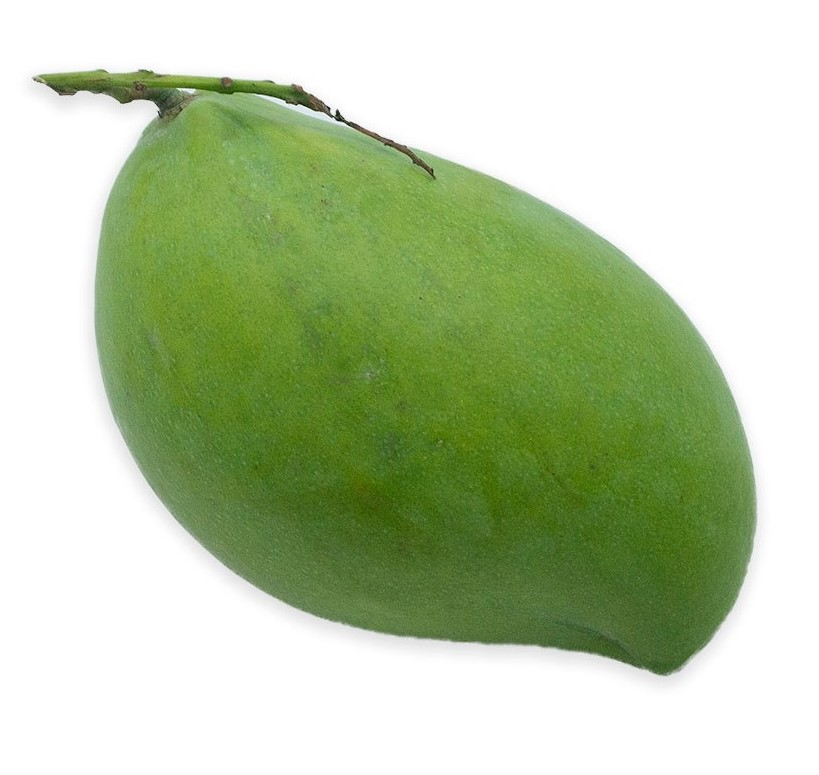
%> input picture datain/1.jpg, 819 x 775 px
$ octave thanhpham.m   (GNU Octave 9; MATLAB toolbox functions it lacks are replaced by stand-ins)
%> lines starting %> are read from the running program, lines starting %| are printed output that depends on the picture; in (x1, y1, x2, y2) boxes, pixels count from 0 and x2, y2 are one past the last pixel; in counts of white or black regions, pixels touching at a corner belong together; the program's own positions count from 1
clc
clear ALL
format long
%tien xu ly
A=imread("C:\project\input\1.jpg");  %anh
%> A is the input picture: size 775x819x3 uint8; mean R, G, B 185.7, 201.9, 167
b=rgb2gray(A);
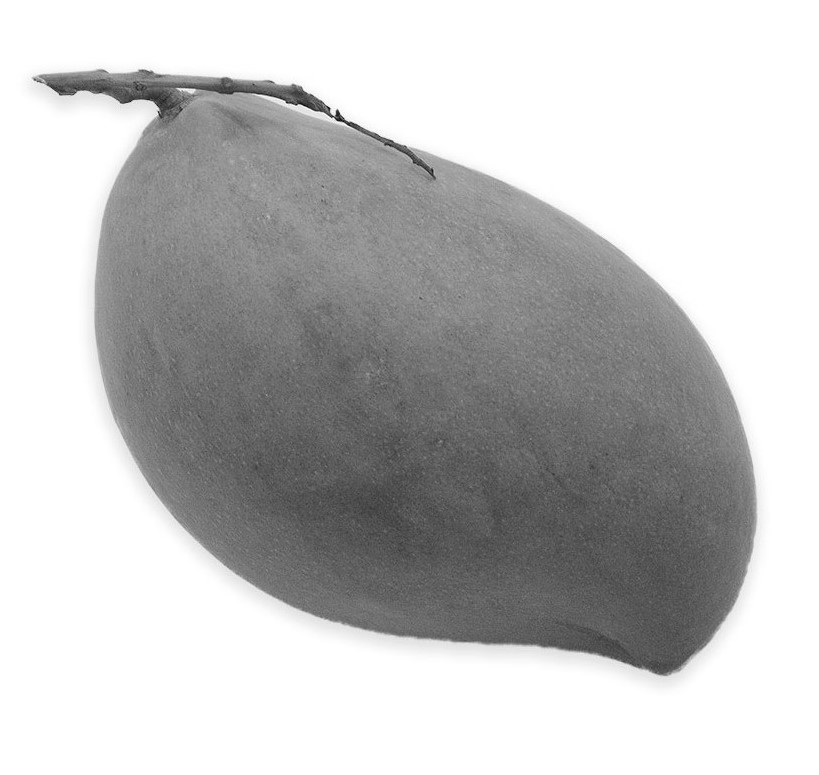
%> b: size 775x819 uint8; min 8, max 255, mean 193.1
w = graythresh(b);
%> w = 0.725
c= imbinarize(b,w);
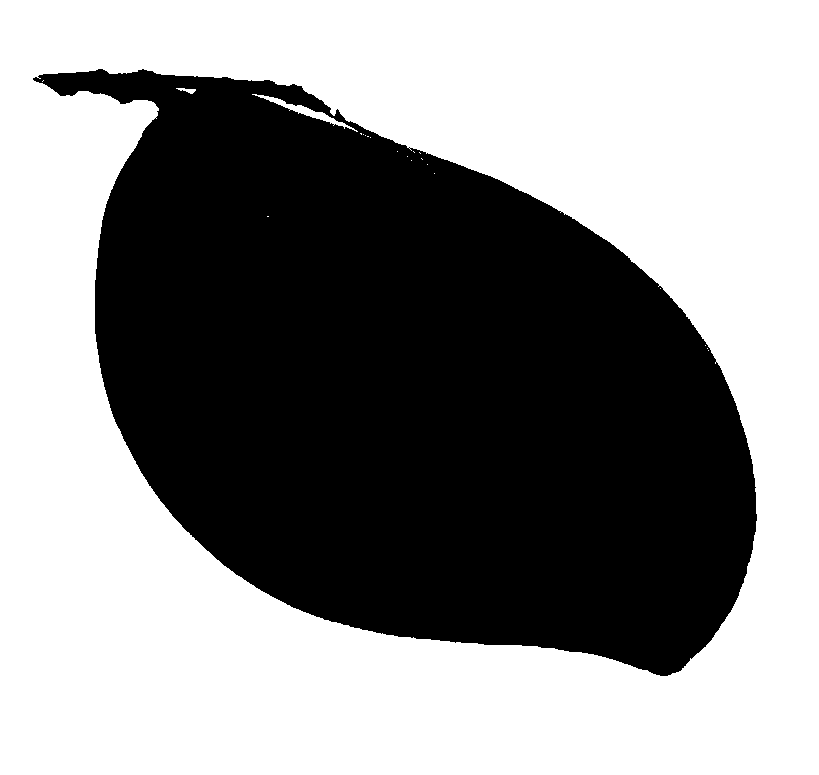
%> c: size 775x819 logical; 55.6% white; 1 black region, box (x1, y1, x2, y2) and area: (33, 69, 757, 676) 281538
h=size(c)
%> h = [775 819]
 for k=1:h(1)
      for j=1:h(2)
          if c(k,j) >= 1
              c(k,j)=0;

          else c(k,j)=256;
          end
      end
 end

 %trich dang trung Hu

image=c/255;
image=im2double(image);

[height, width] = size(image);
%> height = 775; width = 819

xgrid = repmat((-floor(height/2):1:ceil(height/2)-1)',1,width);
ygrid = repmat(-floor(width/2):1:ceil(width/2)-1,height,1);

%> (the run ends here)

$ run again, with datain/10.jpg copied over datain/1.jpg
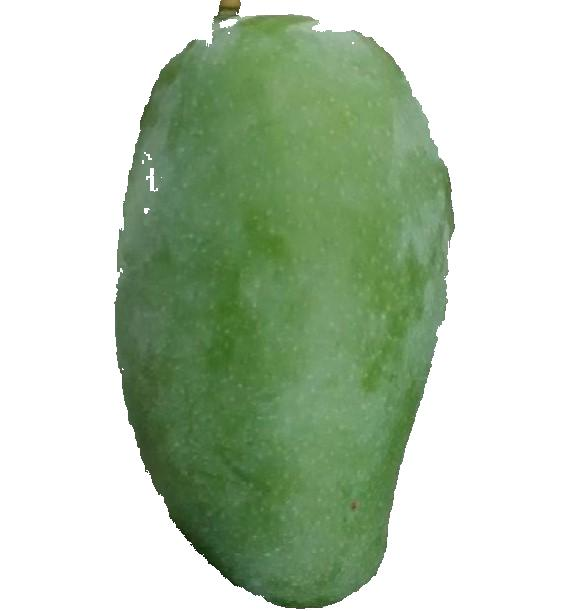
%> input picture datain/10.jpg, 569 x 611 px
%> A is the input picture: size 611x569x3 uint8; mean R, G, B 183.3, 200.3, 177.8
%> `b=rgb2gray(A);`:
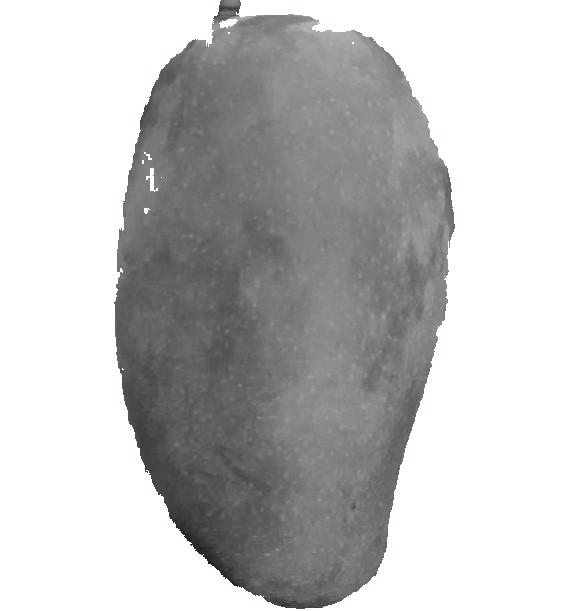
%> b: size 611x569 uint8; min 8, max 255, mean 192.6
%> w = 0.725
%> `c= imbinarize(b,w);`:
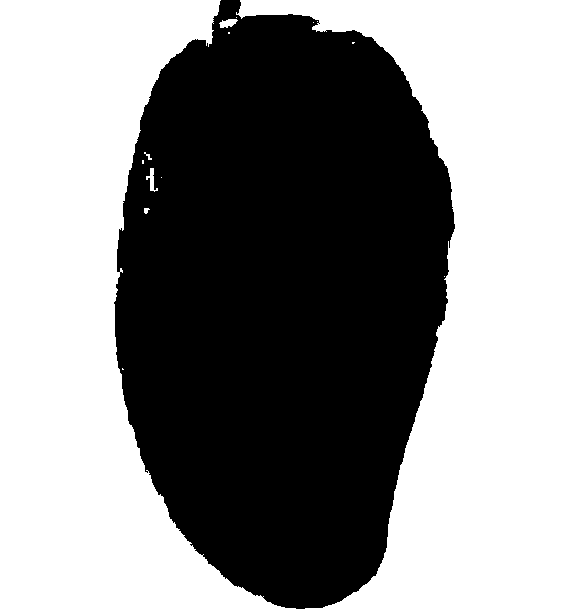
%> c: size 611x569 logical; 54.9% white; 1 black region, box (x1, y1, x2, y2) and area: (114, 0, 455, 609) 156788

$ run again, with datain/100.jpg copied over datain/1.jpg
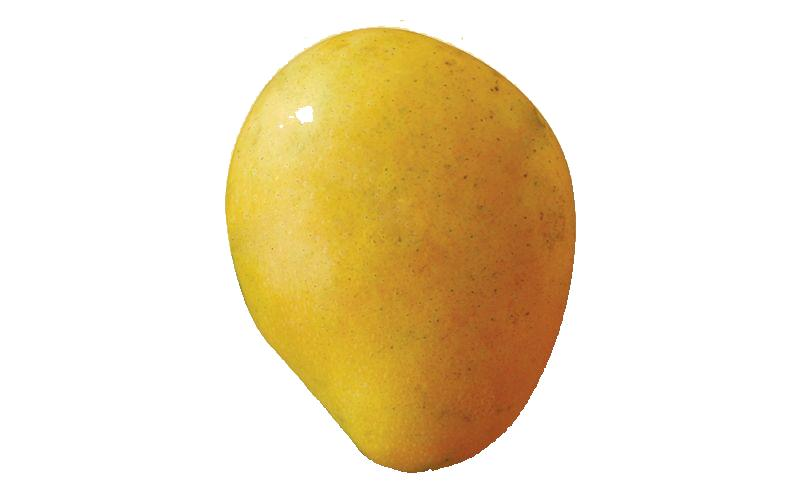
%> input picture datain/100.jpg, 800 x 500 px
%> A is the input picture: size 500x800x3 uint8; mean R, G, B 238.9, 224.2, 194.6
%> `b=rgb2gray(A);`:
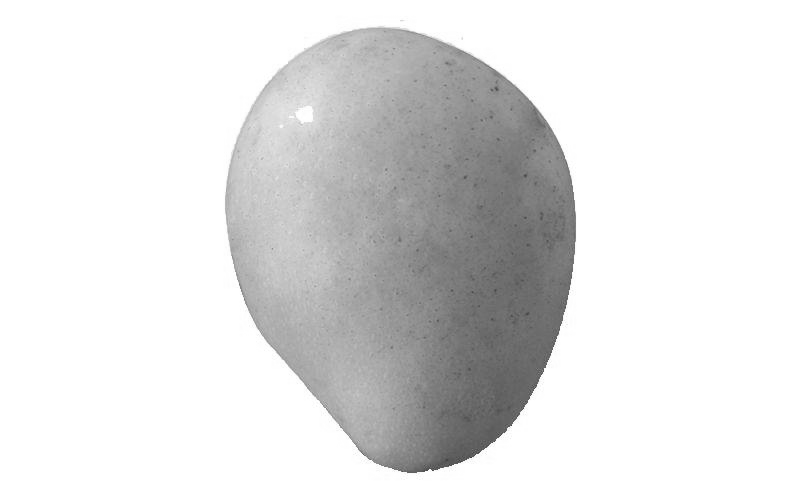
%> b: size 500x800 uint8; min 59, max 255, mean 225.2
%> w = 0.788
%> `c= imbinarize(b,w);`:
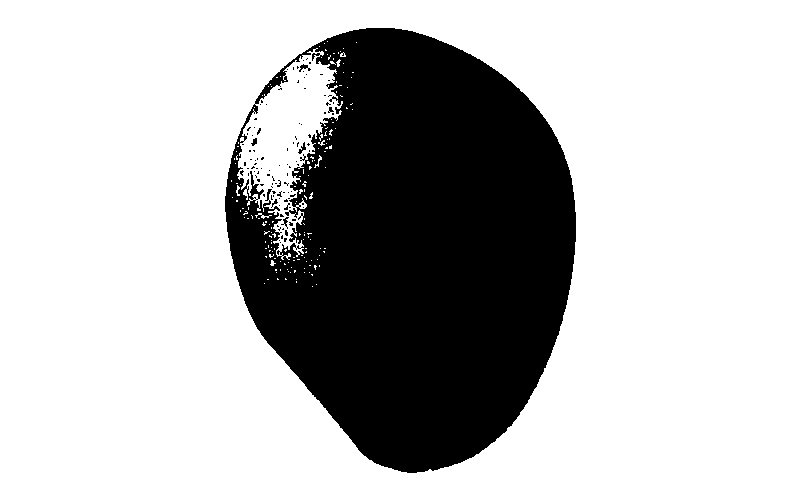
%> c: size 500x800 logical; 73% white; 107 black regions (100 under 20 px), largest, box (x1, y1, x2, y2) and area: (225, 28, 576, 473) 107295, (299, 64, 311, 72) 41, (298, 142, 306, 154) 38

$ run again, with datain/11.jpg copied over datain/1.jpg
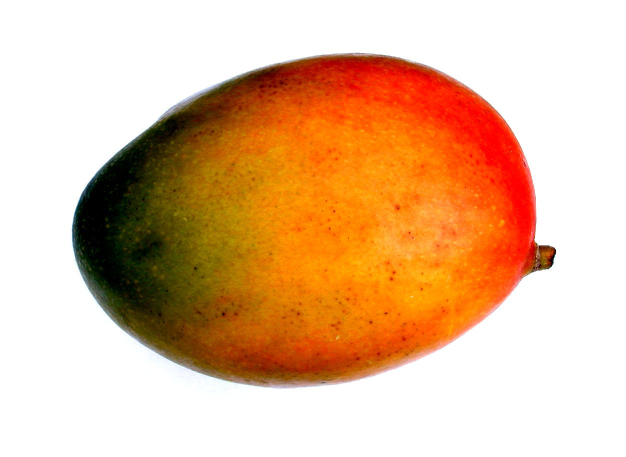
%> input picture datain/11.jpg, 1251 x 913 px (shown at 1/2 size)
%> A is the input picture: size 913x1251x3 uint8; mean R, G, B 227, 186.5, 152.2
%> `b=rgb2gray(A);`:
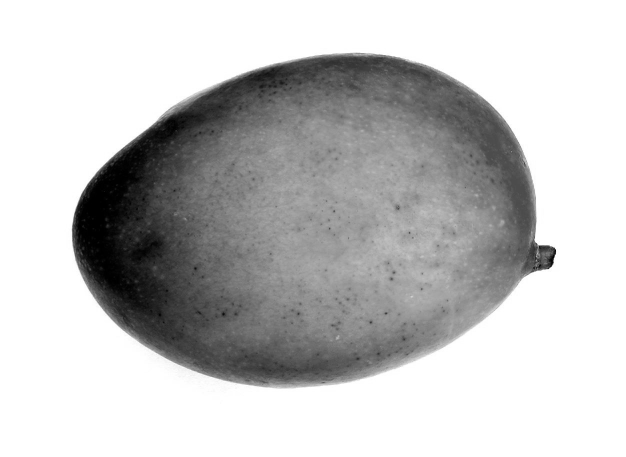
%> b: size 913x1251 uint8 (shown at 1/2 size); min 0, max 255, mean 194.7
%> w = 0.714
%> `c= imbinarize(b,w);`:
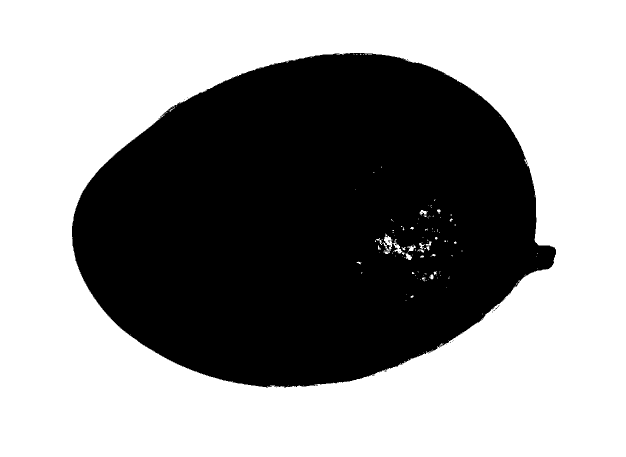
%> c: size 913x1251 logical (shown at 1/2 size); 58.4% white; 27 black regions (26 under 20 px), largest, box (x1, y1, x2, y2) and area: (144, 106, 1112, 775) 474991
